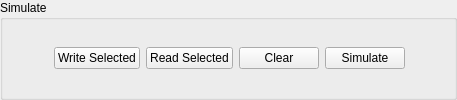
                            <widget class="QGroupBox" name="MF_simGroupBox">
                              <property name="title">
                                <string>Simulate</string>
                              </property>
                              <layout class="QHBoxLayout" name="horizontalLayout_11">
                                <property name="topMargin">
                                  <number>5</number>
                                </property>
                                <property name="rightMargin">
                                  <number>9</number>
                                </property>
                                <property name="bottomMargin">
                                  <number>5</number>
                                </property>
                                <item>
                                  <spacer name="horizontalSpacer_5">
                                    <property name="orientation">
                                      <enum>Qt::Horizontal</enum>
                                    </property>
                                    <property name="sizeHint" stdset="0">
                                      <size>
                                        <width>40</width>
                                        <height>20</height>
                                      </size>
                                    </property>
                                  </spacer>
                                </item>
                                <item>
                                  <widget class="QPushButton" name="MF_Sim_writeSelectedButton">
                                    <property name="minimumSize">
                                      <size>
                                        <width>0</width>
                                        <height>0</height>
                                      </size>
                                    </property>
                                    <property name="text">
                                      <string>Write Selected</string>
                                    </property>
                                  </widget>
                                </item>
                                <item>
                                  <widget class="QPushButton" name="MF_Sim_readSelectedButton">
                                    <property name="minimumSize">
                                      <size>
                                        <width>0</width>
                                        <height>0</height>
                                      </size>
                                    </property>
                                    <property name="text">
                                      <string>Read Selected</string>
                                    </property>
                                  </widget>
                                </item>
                                <item>
                                  <widget class="QPushButton" name="MF_Sim_clearButton">
                                    <property name="minimumSize">
                                      <size>
                                        <width>0</width>
                                        <height>0</height>
                                      </size>
                                    </property>
                                    <property name="text">
                                      <string>Clear</string>
                                    </property>
                                  </widget>
                                </item>
                                <item>
                                  <widget class="QPushButton" name="MF_Sim_simButton">
                                    <property name="minimumSize">
                                      <size>
                                        <width>0</width>
                                        <height>0</height>
                                      </size>
                                    </property>
                                    <property name="text">
                                      <string>Simulate</string>
                                    </property>
                                  </widget>
                                </item>
                                <item>
                                  <spacer name="horizontalSpacer_6">
                                    <property name="orientation">
                                      <enum>Qt::Horizontal</enum>
                                    </property>
                                    <property name="sizeHint" stdset="0">
                                      <size>
                                        <width>40</width>
                                        <height>20</height>
                                      </size>
                                    </property>
                                  </spacer>
                                </item>
                              </layout>
                            </widget>
